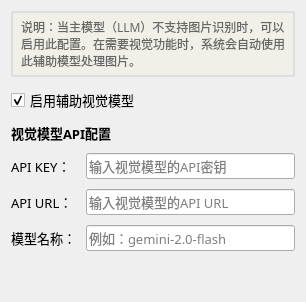
             <widget class="QWidget" name="tab_vision">
              <attribute name="title">
               <string>辅助视觉模型配置</string>
              </attribute>
              <layout class="QVBoxLayout" name="verticalLayout_vision">
               <property name="spacing">
                <number>10</number>
               </property>
               <item>
                <widget class="QLabel" name="label_vision_description">
                 <property name="font">
                  <font>
                   <family>微软雅黑</family>
                   <pointsize>9</pointsize>
                  </font>
                 </property>
                 <property name="text">
                  <string>说明：当主模型（LLM）不支持图片识别时，可以启用此配置。在需要视觉功能时，系统会自动使用此辅助模型处理图片。</string>
                 </property>
                 <property name="wordWrap">
                  <bool>true</bool>
                 </property>
                 <property name="styleSheet">
                  <string notr="true">color: #666666; padding: 5px; background-color: #F0F0E8; border: 2px solid #DDDDDD; border-radius: 3px;</string>
                 </property>
                </widget>
               </item>
               <item>
                <widget class="QCheckBox" name="checkBox_use_vision_model">
                 <property name="font">
                  <font>
                   <family>微软雅黑</family>
                   <pointsize>10</pointsize>
                  </font>
                 </property>
                 <property name="text">
                  <string>启用辅助视觉模型</string>
                 </property>
                 <property name="checked">
                  <bool>true</bool>
                 </property>
                </widget>
               </item>
               <item>
                <widget class="QLabel" name="label_vision_model_title">
                 <property name="font">
                  <font>
                   <family>微软雅黑</family>
                   <pointsize>10</pointsize>
                   <weight>75</weight>
                   <bold>true</bold>
                  </font>
                 </property>
                 <property name="text">
                  <string>视觉模型API配置</string>
                 </property>
                </widget>
               </item>
               <item>
                <layout class="QGridLayout" name="gridLayout_vision">
                 <property name="horizontalSpacing">
                  <number>10</number>
                 </property>
                 <property name="verticalSpacing">
                  <number>10</number>
                 </property>
                 <item row="0" column="0">
                  <widget class="QLabel" name="label_vision_api_key">
                   <property name="font">
                    <font>
                     <family>微软雅黑</family>
                     <pointsize>10</pointsize>
                    </font>
                   </property>
                   <property name="text">
                    <string>API KEY：</string>
                   </property>
                  </widget>
                 </item>
                 <item row="0" column="1">
                  <widget class="QLineEdit" name="lineEdit_vision_api_key">
                   <property name="font">
                    <font>
                     <family>微软雅黑</family>
                     <pointsize>10</pointsize>
                    </font>
                   </property>
                   <property name="echoMode">
                    <enum>QLineEdit::Password</enum>
                   </property>
                   <property name="placeholderText">
                    <string>输入视觉模型的API密钥</string>
                   </property>
                  </widget>
                 </item>
                 <item row="1" column="0">
                  <widget class="QLabel" name="label_vision_api_url">
                   <property name="font">
                    <font>
                     <family>微软雅黑</family>
                     <pointsize>10</pointsize>
                    </font>
                   </property>
                   <property name="text">
                    <string>API URL：</string>
                   </property>
                  </widget>
                 </item>
                 <item row="1" column="1">
                  <widget class="QLineEdit" name="lineEdit_vision_api_url">
                   <property name="font">
                    <font>
                     <family>微软雅黑</family>
                     <pointsize>10</pointsize>
                    </font>
                   </property>
                   <property name="placeholderText">
                    <string>输入视觉模型的API URL</string>
                   </property>
                  </widget>
                 </item>
                 <item row="2" column="0">
                  <widget class="QLabel" name="label_vision_model">
                   <property name="font">
                    <font>
                     <family>微软雅黑</family>
                     <pointsize>10</pointsize>
                    </font>
                   </property>
                   <property name="text">
                    <string>模型名称：</string>
                   </property>
                  </widget>
                 </item>
                 <item row="2" column="1">
                  <widget class="QLineEdit" name="lineEdit_vision_model">
                   <property name="font">
                    <font>
                     <family>微软雅黑</family>
                     <pointsize>10</pointsize>
                    </font>
                   </property>
                   <property name="placeholderText">
                    <string>例如：gemini-2.0-flash</string>
                   </property>
                  </widget>
                 </item>
                </layout>
               </item>
               <item>
                <spacer name="verticalSpacer_vision">
                 <property name="orientation">
                  <enum>Qt::Vertical</enum>
                 </property>
                 <property name="sizeHint" stdset="0">
                  <size>
                   <width>20</width>
                   <height>40</height>
                  </size>
                 </property>
                </spacer>
               </item>
              </layout>
             </widget>
